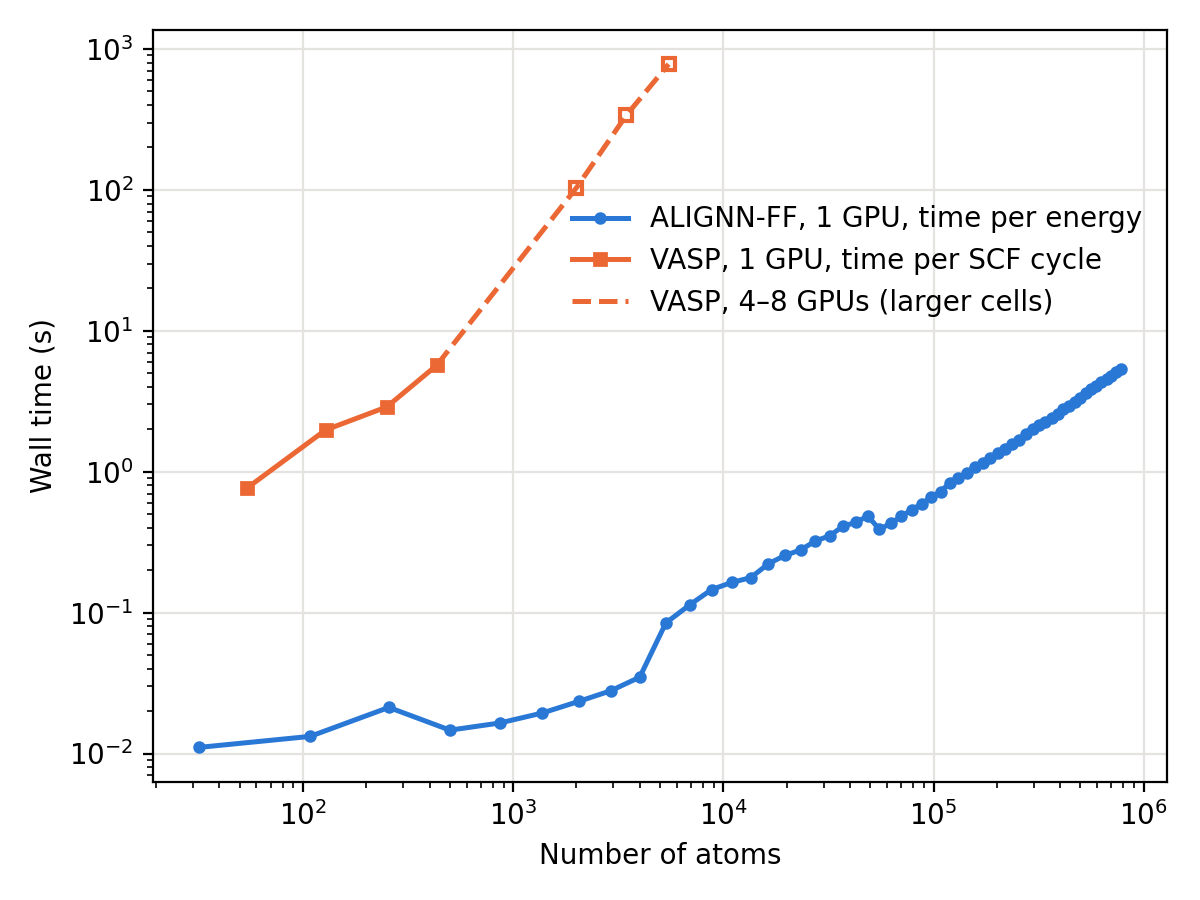

Source code (Python):
"""Time vs system size for ALIGNN-FF (Cu) and VASP (Si) on B200.

Run from this directory: `python scaling_overview.py`. Writes `scaling_overview.png`
from ../alignn_ff/scaling_alignn_v6.npz and ../vasp_dft/analysis/metrics.json.
"""

import json
from pathlib import Path

import matplotlib.pyplot as plt
import numpy as np

HERE = Path(__file__).resolve().parent
B200 = HERE.parent

# ALIGNN-FF: total time per energy evaluation (times_graph already includes nl)
d = np.load(B200 / "alignn_ff" / "scaling_alignn_v6.npz")
an = d["natoms"][1:].astype(float)  # drop N=4 (warm-up)
at = (d["times_graph"] + d["times_inference"])[1:]

# VASP: time per SCF cycle. 1-GPU runs exist only up to 432 atoms; the larger
# cells were run once each, on 4 GPUs (2,000 atoms) or 8 GPUs (3,456+).
m = json.load(open(B200 / "vasp_dft" / "analysis" / "metrics.json"))
one, big = {}, {}
for r in m["all_runs"]:
    if r["scf_done"]:
        n = 2 * r["n"] ** 3
        t = r["elapsed_s"] / r["scf_done"]
        if r["ngpu"] == 1:
            one[n] = t
        elif n > 432:  # larger than the 6x6x6 strong-scaling cell
            big[n] = t
v1n = np.array(sorted(one), dtype=float)
v1t = np.array([one[k] for k in sorted(one)])
vbn = np.array([v1n[-1]] + sorted(big), dtype=float)  # bridge from last 1-GPU point
vbt = np.array([v1t[-1]] + [big[k] for k in sorted(big)])

fig, ax = plt.subplots(figsize=(6, 4.5), dpi=200)
ax.loglog(an, at, "-o", ms=3.5, lw=1.8, color="#2a78d6", label="ALIGNN-FF, 1 GPU, time per energy")
ax.loglog(v1n, v1t, "-s", ms=4.5, lw=1.8, color="#eb6834", label="VASP, 1 GPU, time per SCF cycle")
ax.loglog(vbn[1:], vbt[1:], "s", ms=4.5, mfc="white", mew=1.5, color="#eb6834")
ax.loglog(vbn, vbt, "--", lw=1.8, color="#eb6834", label="VASP, 4–8 GPUs (larger cells)")
ax.set_xlabel("Number of atoms")
ax.set_ylabel("Wall time (s)")
ax.grid(True, which="major", color="#e4e3df")
ax.legend(loc="upper right", bbox_to_anchor=(1, 0.8), frameon=False)
fig.tight_layout()
fig.savefig(HERE / "scaling_overview.png", facecolor="white")
